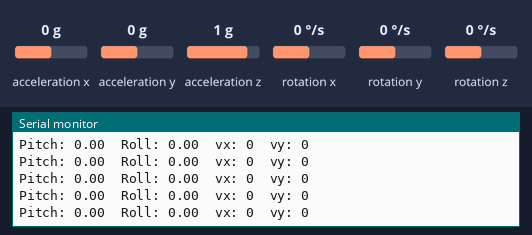
Bench run of a sketch on a simulated ESP32. On the bench: the last lines printed to the serial monitor. The test bench sets the inputs (shaded band); at power-on: acceleration x 0 g, acceleration y 0 g, acceleration z 1 g, rotation x 0 °/s, rotation y 0 °/s, rotation z 0 °/s.

Above: at 1.2 s.
1.3 s: acceleration x set to -1.4 g
At 2.4 s:
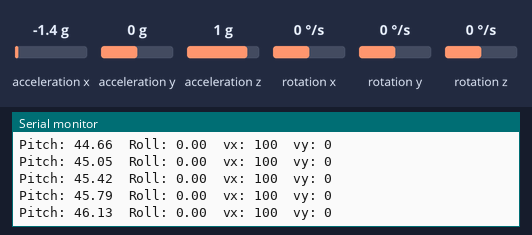
2.8 s: acceleration y set to -1.4 g
At 3.9 s:
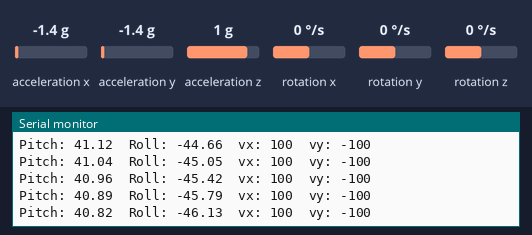
4.3 s: acceleration z set to -1.4 g
At 4.9 s:
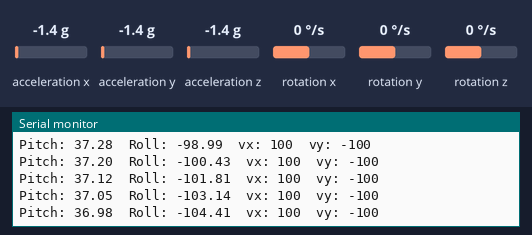
5.8 s: rotation x set to -192 °/s
At 6.9 s:
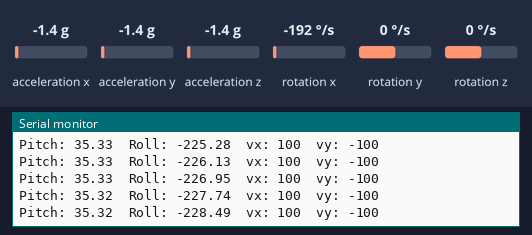
7.3 s: rotation y set to -192 °/s
At 8.0 s:
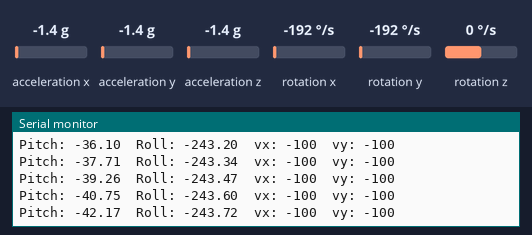
Timing chart, 0 to 9.8 s (numbered marks = the images above; inputs shaded):
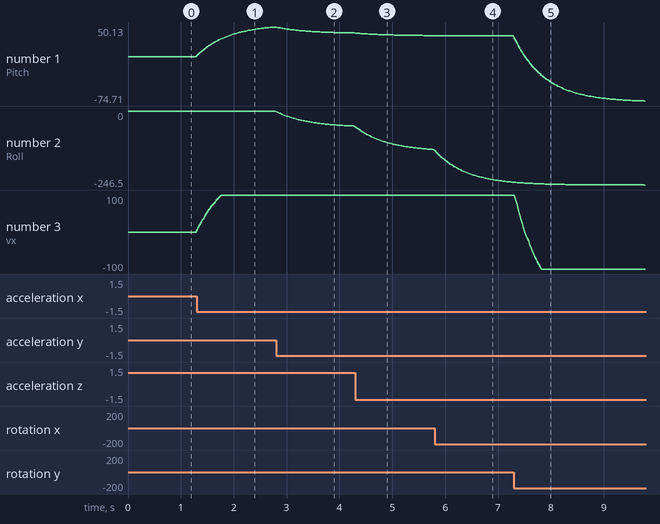

Measured:
- after the input at 1.3 s, the serial monitor: prints a new line at once (image 1)
- plotted number 1: 0 → 50.13 after the input at 1.3 s
- plotted number 3: 0 → 100 after the input at 1.3 s

The sketch:

hand.ino.ino
```cpp
#include <WiFi.h>
#include <esp_now.h>
#include <Wire.h>
#include "MPU6050.h"

MPU6050 mpu;

uint8_t receiverMac[] = {0x24, 0x6F, 0x28, 0xAA, 0xBB, 0xCC};

typedef struct {
  int16_t vx;
  int16_t vy;
  int16_t wz;
} ControlData;

ControlData ctrlData;

float lastPitch = 0;
float lastRoll  = 0;
unsigned long lastTime = 0;
const float alpha = 0.96;

void readAngles(float &pitch, float &roll, float &yaw) {
  int16_t ax, ay, az, gx, gy, gz;
  mpu.getMotion6(&ax, &ay, &az, &gx, &gy, &gz);

  float accRoll  = atan2(ay, az) * 180.0 / PI;
  float accPitch = atan2(-ax, sqrt(ay * ay + az * az)) * 180.0 / PI;

  unsigned long now = micros();
  float dt = (now - lastTime) / 1e6;
  lastTime = now;

  float gyroRollRate  = gx / 131.0;
  float gyroPitchRate = gy / 131.0;
  float gyroYawRate   = gz / 131.0;

  float fusedRoll  = alpha * (lastRoll  + gyroRollRate  * dt) + (1 - alpha) * accRoll;
  float fusedPitch = alpha * (lastPitch + gyroPitchRate * dt) + (1 - alpha) * accPitch;

  lastRoll  = fusedRoll;
  lastPitch = fusedPitch;

  roll  = fusedRoll;
  pitch = fusedPitch;
  yaw   = gyroYawRate;
}

void mapGestureToControl(float pitch, float roll, float yaw) {
  const float maxAngle = 30.0;

  pitch = constrain(pitch, -maxAngle, maxAngle);
  roll  = constrain(roll,  -maxAngle, maxAngle);

  ctrlData.vx = map(pitch, -maxAngle, maxAngle, -100, 100);
  ctrlData.vy = map(roll,  -maxAngle, maxAngle, -100, 100);
  ctrlData.wz = 0;
}

void onDataSent(const uint8_t *mac_addr, esp_now_send_status_t status) {}

void setupESPNow() {
  WiFi.mode(WIFI_STA);
  if (esp_now_init() != ESP_OK) {
    Serial.println("ESP-NOW init failed!");
    while (1);
  }

  esp_now_register_send_cb(onDataSent);

  esp_now_peer_info_t peerInfo = {};
  memcpy(peerInfo.peer_addr, receiverMac, 6);
  peerInfo.channel = 0;
  peerInfo.encrypt = false;

  esp_now_add_peer(&peerInfo);
}

void setup() {
  Serial.begin(115200);
  Wire.begin();

  mpu.initialize();
  Serial.println("MPU6050 Ready");

  lastTime = micros();   // ← مهم جداً

  setupESPNow();
}

void loop() {
  float pitch, roll, yaw;
  readAngles(pitch, roll, yaw);

  mapGestureToControl(pitch, roll, yaw);

  esp_now_send(receiverMac, (uint8_t*)&ctrlData, sizeof(ctrlData));

  Serial.print("Pitch: ");
  Serial.print(pitch);
  Serial.print("  Roll: ");
  Serial.print(roll);
  Serial.print("  vx: ");
  Serial.print(ctrlData.vx);
  Serial.print("  vy: ");
  Serial.println(ctrlData.vy);

  delay(20);
}
```
